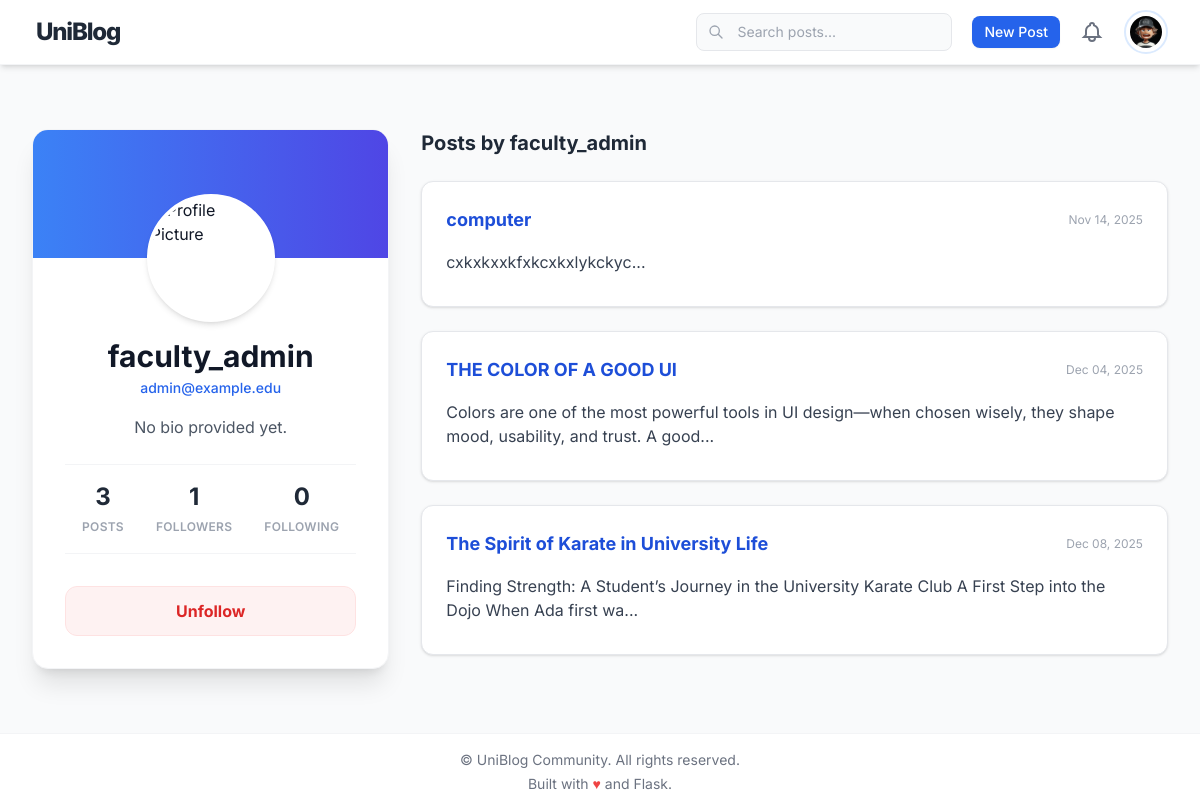
/profile/1 (signed in), run on the app's committed database.
### app/models.py (models this page shows, shortened)
class User(db.Model):
    id = db.Column(db.Integer, primary_key=True)
    username = db.Column(db.String(80), unique=True, nullable=False)
    email = db.Column(db.String(120), unique=True, nullable=False)
    password_hash = db.Column(db.String(128), nullable=False)
    date_joined = db.Column(db.DateTime, default=datetime.utcnow)
    bio = db.Column(db.Text, nullable=True)
    avatar = db.Column(db.String(256), nullable=True)  # path to profile image
    posts = db.relationship('Post', backref='author', lazy=True)
    comments = db.relationship('Comment', backref='user', lazy=True)
    followers = db.relationship(
        'User', secondary='followers_assoc',
        primaryjoin=(followers_assoc.followed_id == id),
        secondaryjoin=(followers_assoc.follower_id == id),
        backref=db.backref('following', lazy='dynamic'), lazy='dynamic')
    bookmarks = db.relationship('Post', secondary='bookmark', backref=db.backref('bookmarked_users', lazy='dynamic'))
    liked_posts = db.relationship('Post', secondary='post_upvotes', backref=db.backref('liked_by', lazy='dynamic'), lazy='dynamic')
    def followers_count(self):
        return followers_assoc.query.filter_by(followed_id=self.id).count()
    def following_count(self):
        return followers_assoc.query.filter_by(follower_id=self.id).count()
    def is_followed_by(self, user):
        if not user:
            return False
        return followers_assoc.query.filter_by(follower_id=user.id, followed_id=self.id).count() > 0

class Post(db.Model):
    id = db.Column(db.Integer, primary_key=True)
    title = db.Column(db.String(200), nullable=False)
    content = db.Column(db.Text, nullable=False)
    thumbnail = db.Column(db.String(256), nullable=True)  # filename stored in static/images/
    date_posted = db.Column(db.DateTime, default=datetime.utcnow)
    author_id = db.Column(db.Integer, db.ForeignKey('user.id'), nullable=False)
    upvotes = db.Column(db.Integer, default=0)
    tags = db.relationship('Tag', secondary=post_tags, back_populates='posts')
    comments = db.relationship('Comment', backref='post', lazy=True)

### app/routes.py (the view)
@main.route('/profile/<int:user_id>')
def profile(user_id):
    user = User.query.get_or_404(user_id)
    current_user = User.query.get(session.get('user_id')) if session.get('user_id') else None
    return render_template('profile.html', user=user, current_user=current_user)

### app/routes.py (called while the page is built)
@main.context_processor
def inject_current_user():
    user_id = session.get('user_id')
    user = User.query.get(user_id) if user_id else None
    return {'current_user': user}

### app/templates/profile.html (shortened to what this page needs)
{% extends "base.html" %}
{% block content %}
<div class="max-w-7xl mx-auto px-4 py-8">
  <div class="grid grid-cols-1 lg:grid-cols-12 gap-8">
    <aside class="lg:col-span-4 sticky top-24">
      <div class="bg-white rounded-2xl shadow-xl border border-gray-100 overflow-hidden">
        <div class="px-8 pb-8 flex flex-col items-center -mt-16">
          <img src="{{ url_for('static', filename=user.avatar) if user.avatar else url_for('static', filename='images/default_avatar.png') }}"
               alt="Profile Picture"
               class="w-32 h-32 rounded-full object-cover border-4 border-white shadow-md mb-4 bg-white">
          <h2 class="text-3xl font-bold text-gray-900 mb-1">{{ user.username }}</h2>
          <p class="text-sm text-blue-600 font-medium mb-4">{{ user.email }}</p>
          <p class="text-gray-600 text-center mb-6 leading-relaxed px-4">
              {{ user.bio or 'No bio provided yet.' }}
          </p>
          <div class="flex justify-center gap-8 mb-8 w-full border-t border-b border-gray-100 py-4">
            <div class="text-center group cursor-default">
              <span class="block text-2xl font-bold text-gray-800 group-hover:text-blue-600 transition">{{ user.posts|length }}</span>
              <span class="text-xs font-semibold text-gray-400 uppercase tracking-wide">Posts</span>
            </div>
            <div class="text-center group cursor-default">
              <span class="block text-2xl font-bold text-gray-800 group-hover:text-blue-600 transition">{{ user.followers_count() }}</span>
              <span class="text-xs font-semibold text-gray-400 uppercase tracking-wide">Followers</span>
            </div>
            <div class="text-center group cursor-default">
              <span class="block text-2xl font-bold text-gray-800 group-hover:text-blue-600 transition">{{ user.following_count() }}</span>
              <span class="text-xs font-semibold text-gray-400 uppercase tracking-wide">Following</span>
            </div>
          </div>
          <div class="w-full space-y-3">
             {% if current_user.id == user.id %}
                <a href="{{ url_for('main.new_post') }}" class="block w-full bg-blue-600 text-white px-6 py-3 rounded-xl font-bold shadow-lg hover:bg-blue-700 hover:scale-[1.02] transform transition text-center">
                    Create New Post
                </a>
                <div class="flex gap-3">
                    <a href="{{ url_for('main.settings') }}" class="flex-1 flex items-center justify-center gap-2 bg-gray-50 text-gray-700 px-4 py-3 rounded-xl font-semibold border border-gray-200 hover:bg-white hover:border-gray-300 hover:shadow-md transition text-center" title="Settings">
                        <svg class="w-5 h-5" fill="none" stroke="currentColor" stroke-width="2" viewBox="0 0 24 24"><path stroke-linecap="round" stroke-linejoin="round" d="M10.325 4.317c.426-1.756 2.924-1.756 3.35 0a1.724 1.724 0 002.573 1.066c1.543-.94 3.31.826 2.37 2.37a1.724 1.724 0 001.065 2.572c1.756.426 1.756 2.924 0 3.35a1.724 1.724 0 00-1.066 2.573c.94 1.543-.826 3.31-2.37 2.37a1.724 1.724 0 00-2.572 1.065c-.426 1.756-2.924 1.756-3.35 0a1.724 1.724 0 00-2.573-1.066c-1.543.94-3.31-.826-2.37-2.37a1.724 1.724 0 00-1.065-2.572c-1.756-.426-1.756-2.924 0-3.35a1.724 1.724 0 001.066-2.573c-.94-1.543.826-3.31 2.37-2.37.996.608 2.296.07 2.572-1.065z"/><path stroke-linecap="round" stroke-linejoin="round" d="M15 12a3 3 0 11-6 0 3 3 0 016 0z"/></svg>
                        <span>Settings</span>
                    </a>
                    <a href="{{ url_for('main.logout') }}" class="flex-none flex items-center justify-center p-3 bg-red-50 text-red-600 rounded-xl font-semibold hover:bg-red-100 transition" title="Logout">
                        <svg class="w-6 h-6" fill="none" stroke="currentColor" stroke-width="2" viewBox="0 0 24 24"><path stroke-linecap="round" stroke-linejoin="round" d="M17 16l4-4m0 0l-4-4m4 4H7m6 4v1a3 3 0 01-3 3H6a3 3 0 01-3-3V7a3 3 0 013-3h4a3 3 0 013 3v1"/></svg>
                    </a>
                </div>
            {% else %}
               {% if user.is_followed_by(current_user) %}
                <form method="post" action="{{ url_for('main.unfollow', user_id=user.id) }}" class="w-full">
                  <button type="submit" class="w-full bg-red-50 text-red-600 border border-red-100 px-6 py-3 rounded-xl font-bold hover:bg-red-100 transition">Unfollow</button>
                </form>
              {% else %}
                <form method="post" action="{{ url_for('main.follow', user_id=user.id) }}" class="w-full">
                  <button type="submit" class="w-full bg-blue-600 text-white px-6 py-3 rounded-xl font-bold shadow-lg shadow-blue-200 hover:bg-blue-700 hover:scale-105 transform transition">Follow</button>
                </form>
              {% endif %}
            {% endif %}
          </div>
        </div>
      </div>
    </aside>
    <section class="lg:col-span-8">
      {% if current_user.id == user.id %}
      <div class="flex items-center space-x-6 border-b border-gray-200 mb-6">
        <button id="tab-posts" onclick="switchTab('posts')" class="pb-2 text-lg font-bold border-b-2 border-blue-600 text-blue-600 transition">My Posts</button>
        <button id="tab-bookmarks" onclick="switchTab('bookmarks')" class="pb-2 text-lg font-medium text-gray-500 hover:text-gray-800 transition">Bookmarks</button>
      </div>
      {% else %}
        <h3 class="text-xl font-bold text-gray-800 mb-6">Posts by {{ user.username }}</h3>
      {% endif %}
      <div id="content-posts" class="space-y-6">
        {% for post in user.posts %}
        <div class="bg-white rounded-xl shadow border border-gray-200 p-6 flex flex-col gap-2">
          <div class="flex justify-between items-center mb-2">
            <a href="{{ url_for('main.post_detail', post_id=post.id) }}" class="text-lg font-bold text-blue-700 hover:underline">{{ post.title }}</a>
            <span class="text-xs text-gray-400">{{ post.date_posted.strftime('%b %d, %Y') }}</span>
          </div>
          <p class="text-gray-700 mb-2 line-clamp-2">{{ post.content[:120] }}...</p>
        </div>
        {% else %}
        <div class="text-gray-400 text-center py-12">No posts yet.</div>
        {% endfor %}
      </div>
    </section>
  </div>
</div>
{% endblock %}

### app/templates/base.html (shortened to what this page needs)
<!DOCTYPE html>
<html lang="en">
<head>
    <script src="https://cdn.tailwindcss.com"></script>
</head>
<body class="bg-gray-50 text-gray-900 min-h-screen flex flex-col">
    <header class="sticky top-0 z-10 bg-white shadow-md border-b border-gray-100">
        <div class="max-w-7xl mx-auto px-4 sm:px-6 lg:px-8 h-16 flex items-center justify-between">
            <div class="flex items-center">
                <a href="{{ url_for('main.index') }}" class="font-extrabold text-2xl text-gray-800 tracking-tighter hover:text-indigo-600 transition duration-150 rounded-lg p-1">UniBlog</a>
            </div>
            <div class="flex items-center space-x-3 sm:space-x-5">
                <form class="hidden sm:block" action="{{ url_for('main.index') }}" method="get">
                    <div class="relative">
                        <input type="text" name="q" value="{{ request.args.get('q', '') }}" placeholder="Search posts..." aria-label="Search" class="w-48 md:w-64 px-4 pl-10 py-2 text-sm rounded-lg border border-gray-200 bg-gray-50 focus:border-indigo-500 focus:ring-1 focus:ring-indigo-200 transition" />
                        <svg class="absolute left-3 top-1/2 transform -translate-y-1/2 h-4 w-4 text-gray-400" fill="none" stroke="currentColor" viewBox="0 0 24 24" xmlns="http://www.w3.org/2000/svg"><path stroke-linecap="round" stroke-linejoin="round" stroke-width="2" d="M21 21l-6-6m2-5a7 7 0 11-14 0 7 7 0 0114 0z"></path></svg>
                    </div>
                </form>
                <nav class="flex items-center space-x-2 sm:space-x-3">
                    {% if not session.get('user_id') %}
                        <a href="{{ url_for('main.login') }}" class="text-sm font-medium text-gray-700 px-3 py-1.5 rounded-lg hover:bg-gray-100 hover:text-indigo-600 transition">Log in</a>
                        <a href="{{ url_for('main.register') }}" class="bg-blue-600 text-white px-4 py-1.5 rounded-lg font-semibold hover:bg-blue-700 transition text-sm shadow-md">Create account</a>
                    {% else %}
                        <a href="{{ url_for('main.new_post') }}" class="hidden sm:inline-flex items-center gap-1 bg-blue-600 text-white px-3 py-1.5 rounded-lg font-medium hover:bg-green-600 transition text-sm shadow-sm">
                            New Post
                        </a>
                        <a href="{{ url_for('main.notifications') }}" class="p-2 rounded-full text-gray-500 hover:bg-gray-100 hover:text-blue-600 transition" title="Notifications">
                            <svg class="w-6 h-6" fill="none" stroke="currentColor" stroke-width="2" viewBox="0 0 24 24"><path d="M15 17h5l-1.405-1.405A2.032 2.032 0 0118 14.158V11a6.002 6.002 0 00-4-5.659V5a2 2 0 10-4 0v.341C7.67 6.165 6 8.388 6 11v3.159c0 .538-.214 1.055-.595 1.436L4 17h5m6 0v1a3 3 0 11-6 0v-1m6 0H9"/></svg>
                        </a>
                        {% if session.get('user_id') %}
                        <a href="{{ url_for('main.profile', user_id=session.get('user_id')) }}" class="p-1 rounded-full border-2 border-blue-100 hover:border-blue-400 transition">
                            <img src="{{ url_for('static', filename=current_user.avatar) if current_user and current_user.avatar else url_for('static', filename='images/default_avatar.png') }}" alt="Profile" class="w-8 h-8 rounded-full object-cover" />
                        </a>
                        {% endif %}
                    {% endif %}
                </nav>
            </div>
        </div>
    </header>
    <main class="max-w-full mx-auto w-full flex-1 px-4 py-8">
        {% block content %}{% endblock %}
    </main>
    <footer class="bg-white border-t border-gray-100 py-4 flex flex-col items-center text-center text-gray-500 text-xs sm:text-sm">
        <p class="mb-1">&copy; {{ year }} UniBlog Community. All rights reserved.</p>
        <p>Built with <span class="text-red-500">♥</span> and Flask.</p>
    </footer>
</body>
</html>

### app/templates/base.html (style rules this page uses)
body { font-family: 'Inter', sans-serif; }

### data on the page
User: avatar (picture)
User: username "faculty_admin", email "admin@example.edu", bio "No bio provided yet.", followers_count "1"
Post: title "computer", date_posted "Nov 14, 2025", content "cxkxkxxkfxkcxkxlykckyc"
Post: title "THE COLOR OF A GOOD UI", date_posted "Dec 04, 2025", content "Colors are one of the most powerful tools in UI design—when chosen wisely, they shape mood, usability, and trust. A good"
Post: title "The Spirit of Karate in University Life", date_posted "Dec 08, 2025", content "Finding Strength: A Student’s Journey in the University Karate Club A First Step into the Dojo When Ada first wa"

### other printed values
{{ user.posts|length }} "3"
{{ user.following_count() }} "0"
